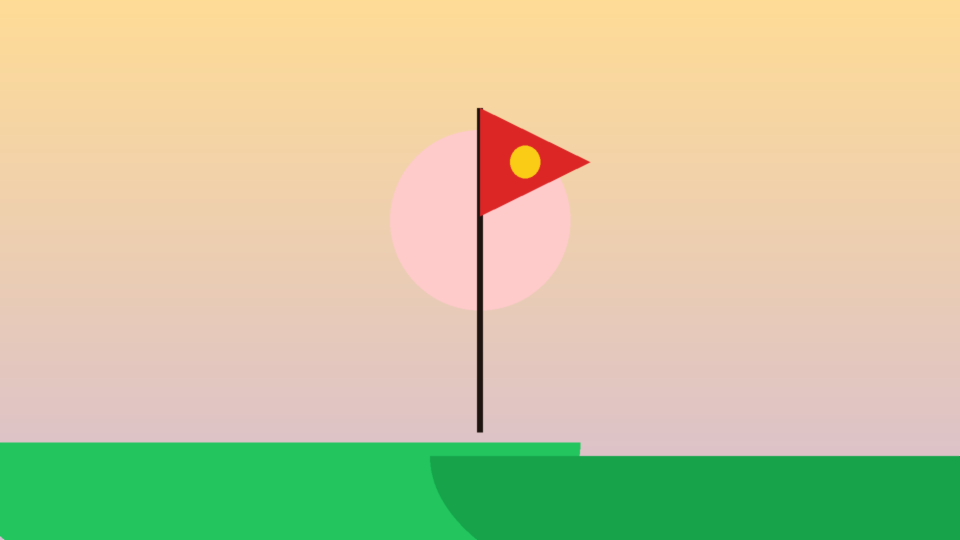
#> input picture assets/artworks/art_balance_scale.png, 1920 x 1080 px (shown at 1/2 size)
$ python -i artistic_sketch_engine.py   (imports and definitions only)
#> lines starting #> are read from the running program, lines starting #| are printed output that depends on the picture; after the words box and inside, x2 and y2 are one past the last pixel; in counts of white or black regions, pixels touching at a corner belong together
### backend/utils.py
import os
import sys

def get_base_dir():
    if getattr(sys, 'frozen', False):
        if hasattr(sys, '_MEIPASS'):
            return sys._MEIPASS
        return os.path.dirname(sys.executable)
    return os.path.dirname(os.path.dirname(os.path.abspath(__file__)))

def get_asset_path(subpath: str) -> str:
#> called with subpath = 'artworks'
    base = get_base_dir()
    for root in [
        base,
        os.path.join(base, "assets"),
        os.path.join(os.path.dirname(sys.executable), "assets"),
        os.path.join(os.path.dirname(sys.executable), "_internal", "assets"),
        os.path.join(os.path.dirname(os.path.abspath(__file__)), "..", "assets")
    ]:
        p = os.path.normpath(os.path.join(root, subpath))
        if os.path.exists(p):
            return p
    return os.path.normpath(os.path.join(base, "assets", subpath))

### backend/artistic_sketch_engine.py
import os
import cv2
import math
import numpy as np
from PIL import Image, ImageFont
from backend.utils import get_asset_path

class ArtisticSketchEngine:
    def __init__(self):
        self.cached_artworks = {}
        self.cached_artworks_uint8 = {}
        self.cached_diag_dist = {}
        self.cached_base_bg = {}
        self.cached_pen = {}
        self.artworks_dir = get_asset_path("artworks")
        self.hand_path = get_asset_path(os.path.join("hands", "hand_marker.png"))

    # [17 lines left out: function get_artwork_paths, not called in this run]

    def generate_sketch_for_file(self, color_path: str, save_sketch_path: str):
        """Converts any custom uploaded photo/image into an ultra-realistic anime pencil sketch"""
#> called with color_path = '../assets/artworks/art_balance_scale.png', save_sketch_path = 'out.png'
        try:
            pil_img = Image.open(color_path).convert("RGB")
#> pil_img is the input picture: PIL image 1920x1080 RGB; mean R, G, B 201.9, 200, 158
            img_np = np.array(pil_img)
            gray = cv2.cvtColor(img_np, cv2.COLOR_RGB2GRAY)
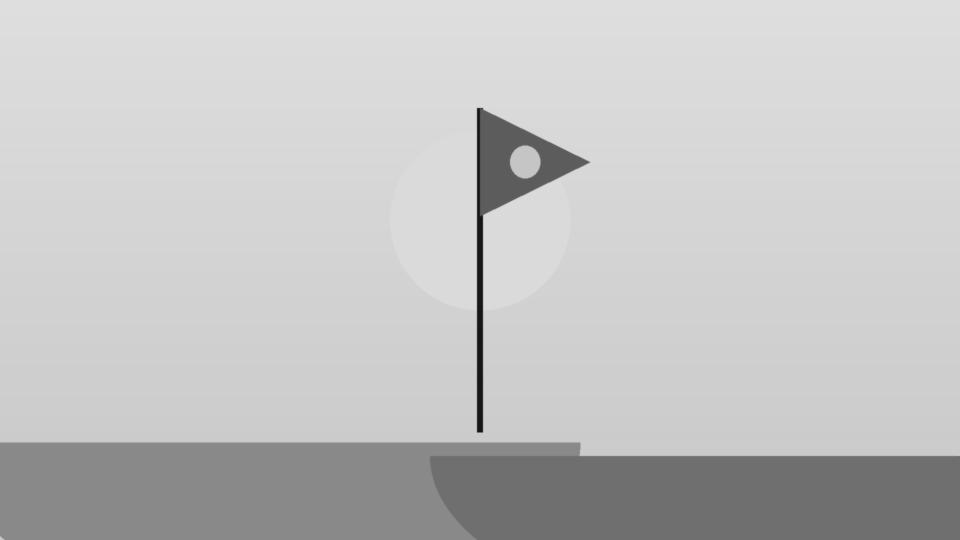
#> gray: shape (1080, 1920) (shown at 1/2 size); min 22, max 222, mean 195.9
            inv_gray = 255 - gray
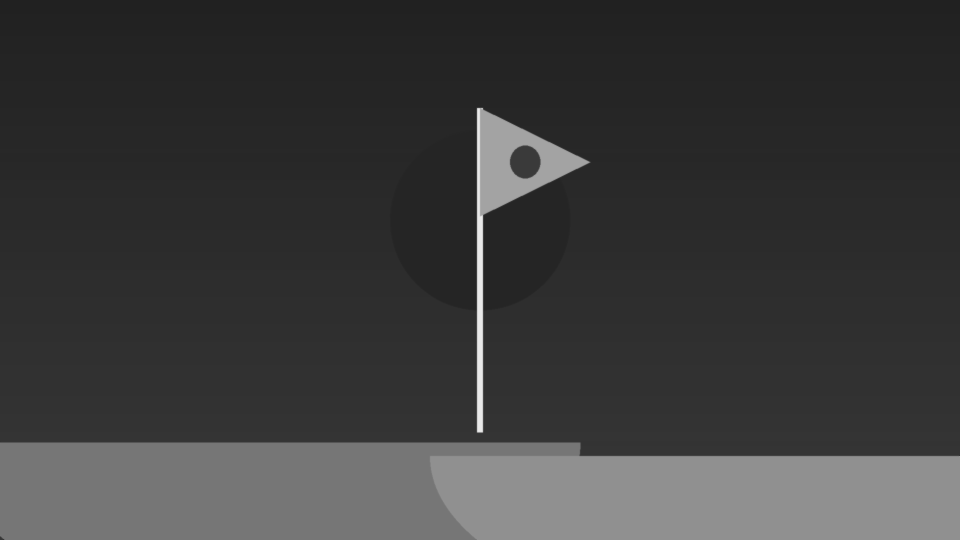
#> inv_gray: shape (1080, 1920) (shown at 1/2 size); min 33, max 233, mean 59.1
            blurred = cv2.GaussianBlur(inv_gray, (15, 15), 0)
            sketch = cv2.divide(gray, 255 - blurred, scale=256.0)
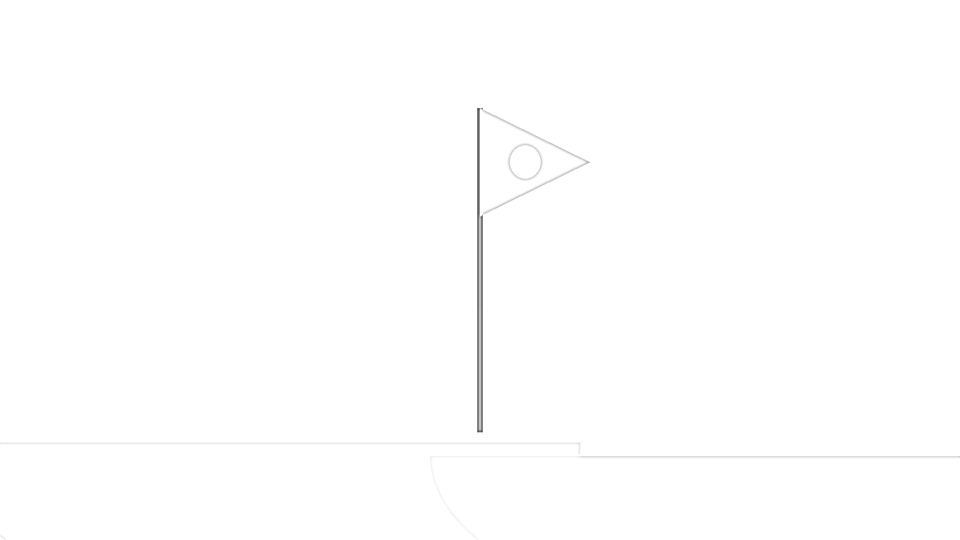
#> sketch: shape (1080, 1920) (shown at 1/2 size); min 62, max 255, mean 254.5
            edges1 = cv2.Canny(gray, 20, 80)
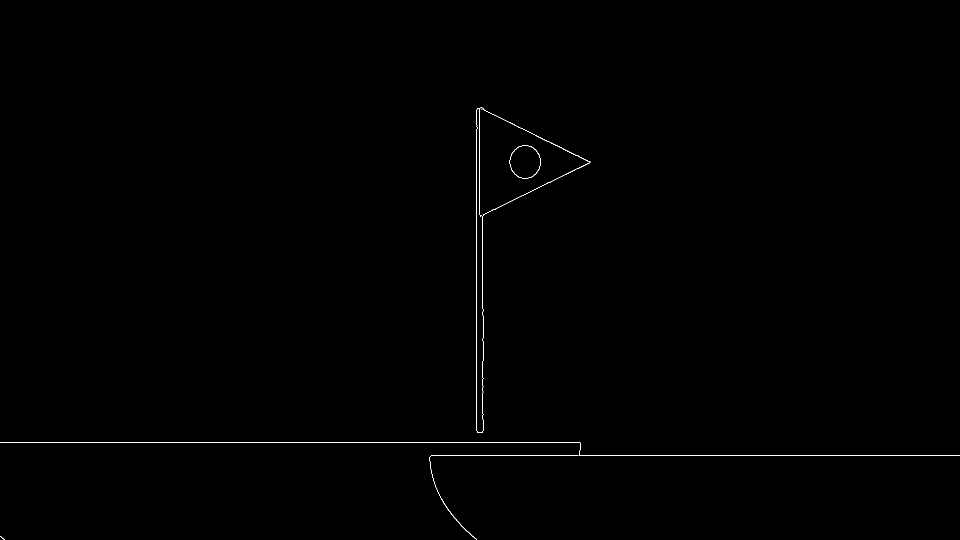
#> edges1: shape (1080, 1920) (shown at 1/2 size); 0.22% white in thin lines or dots, all inside (x1, y1, x2, y2) = (0, 215, 1920, 1080)
            edges2 = cv2.Canny(gray, 60, 140)
            combined_edges = cv2.bitwise_or(edges1, edges2)
            edges_inv = 255 - combined_edges
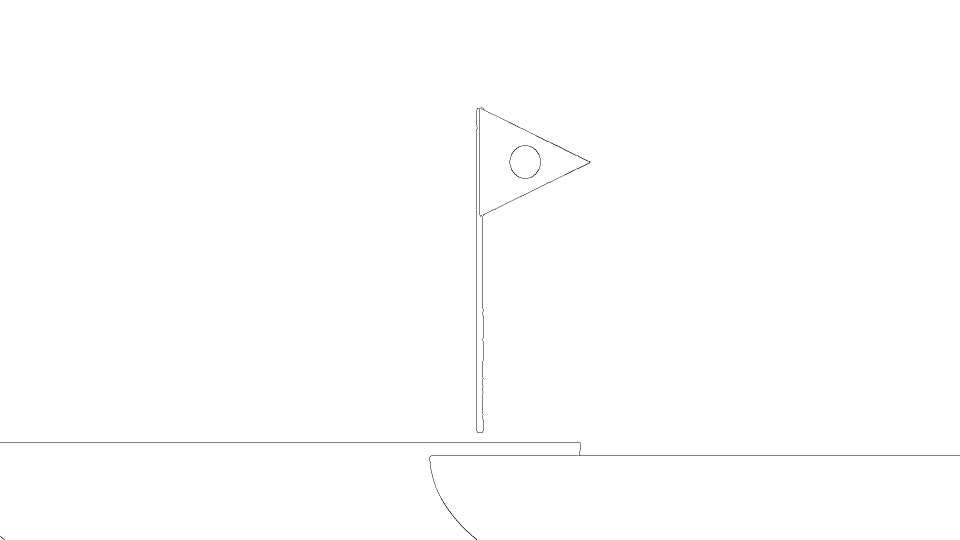
#> edges_inv: shape (1080, 1920) (shown at 1/2 size); 99.8% white; black in thin lines or dots, all inside (x1, y1, x2, y2) = (0, 215, 1920, 1080)
            sketch_combined = cv2.min(sketch, edges_inv)
            sketch_rgb = cv2.cvtColor(sketch_combined, cv2.COLOR_GRAY2RGB)
            Image.fromarray(sketch_rgb).save(save_sketch_path)
        except Exception as e:
            print(f"Error creating sketch for custom file: {e}")

    # [123 lines left out: functions _get_diag_dist, _get_base_bg, _get_resized_pen, render_artistic_frame, not called in this run]

>>> result = ArtisticSketchEngine().generate_sketch_for_file('../assets/artworks/art_balance_scale.png', 'out.png')
